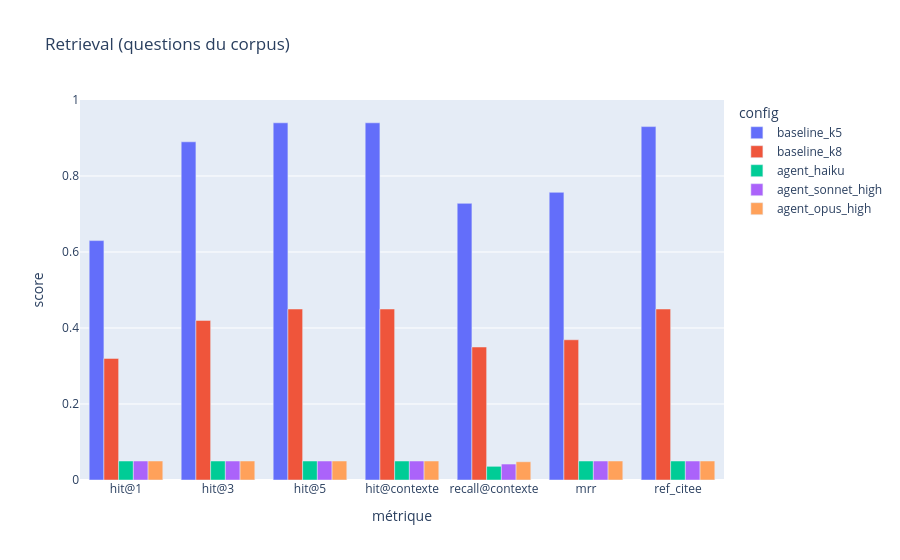
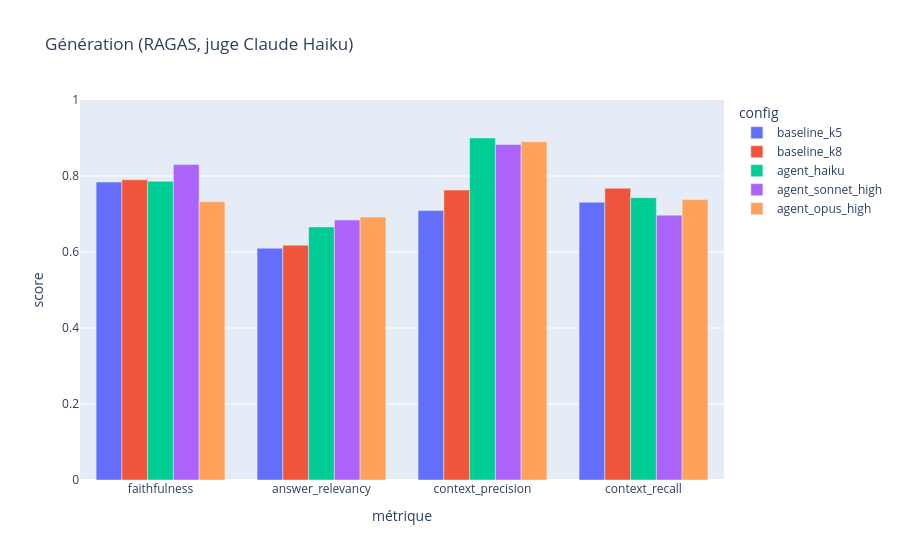

Notebook code cell kept with these figures, in order:
### Markdown cell above
## 7. Graphiques

### Code cell
# Retrieval : une barre par configuration et par métrique
donnees = tableau_retrieval[COLONNES_RETRIEVAL].reset_index().melt(id_vars="config", var_name="métrique",
                                                                    value_name="score")
fig = px.bar(donnees, x="métrique", y="score", color="config", barmode="group", range_y=[0, 1],
             title="Retrieval (questions du corpus)")
fig.show()

# Génération : les quatre métriques RAGAS
donnees = tableau_ragas.reset_index().melt(id_vars="config", var_name="métrique", value_name="score")
fig = px.bar(donnees, x="métrique", y="score", color="config", barmode="group", range_y=[0, 1],
             title="Génération (RAGAS, juge Claude Haiku)")
fig.show()

### Figure 1 — Plotly figure (JSON) as saved in the notebook; plotly's stock layout.template omitted (floating-point values rounded to 4 significant figures)
{"data": [{"alignmentgroup": "True", "hovertemplate": "config=baseline_k5<br>métrique=%{x}<br>score=%{y}<extra></extra>", "legendgroup": "baseline_k5", "marker": {"color": "#636efa", "pattern": {"shape": ""}}, "name": "baseline_k5", "offsetgroup": "baseline_k5", "orientation": "v", "showlegend": true, "textposition": "auto", "type": "bar", "x": ["hit@1", "hit@3", "hit@5", "hit@contexte", "recall@contexte", "mrr", "ref_citee"], "xaxis": "x", "y": [0.63, 0.89, 0.94, 0.94, 0.728, 0.757, 0.93], "yaxis": "y"}, {"alignmentgroup": "True", "hovertemplate": "config=baseline_k8<br>métrique=%{x}<br>score=%{y}<extra></extra>", "legendgroup": "baseline_k8", "marker": {"color": "#EF553B", "pattern": {"shape": ""}}, "name": "baseline_k8", "offsetgroup": "baseline_k8", "orientation": "v", "showlegend": true, "textposition": "auto", "type": "bar", "x": ["hit@1", "hit@3", "hit@5", "hit@contexte", "recall@contexte", "mrr", "ref_citee"], "xaxis": "x", "y": [0.32, 0.42, 0.45, 0.45, 0.35, 0.369, 0.45], "yaxis": "y"}, {"alignmentgroup": "True", "hovertemplate": "config=agent_haiku<br>métrique=%{x}<br>score=%{y}<extra></extra>", "legendgroup": "agent_haiku", "marker": {"color": "#00cc96", "pattern": {"shape": ""}}, "name": "agent_haiku", "offsetgroup": "agent_haiku", "orientation": "v", "showlegend": true, "textposition": "auto", "type": "bar", "x": ["hit@1", "hit@3", "hit@5", "hit@contexte", "recall@contexte", "mrr", "ref_citee"], "xaxis": "x", "y": [0.05, 0.05, 0.05, 0.05, 0.036, 0.05, 0.05], "yaxis": "y"}, {"alignmentgroup": "True", "hovertemplate": "config=agent_sonnet_high<br>métrique=%{x}<br>score=%{y}<extra></extra>", "legendgroup": "agent_sonnet_high", "marker": {"color": "#ab63fa", "pattern": {"shape": ""}}, "name": "agent_sonnet_high", "offsetgroup": "agent_sonnet_high", "orientation": "v", "showlegend": true, "textposition": "auto", "type": "bar", "x": ["hit@1", "hit@3", "hit@5", "hit@contexte", "recall@contexte", "mrr", "ref_citee"], "xaxis": "x", "y": [0.05, 0.05, 0.05, 0.05, 0.042, 0.05, 0.05], "yaxis": "y"}, {"alignmentgroup": "True", "hovertemplate": "config=agent_opus_high<br>métrique=%{x}<br>score=%{y}<extra></extra>", "legendgroup": "agent_opus_high", "marker": {"color": "#FFA15A", "pattern": {"shape": ""}}, "name": "agent_opus_high", "offsetgroup": "agent_opus_high", "orientation": "v", "showlegend": true, "textposition": "auto", "type": "bar", "x": ["hit@1", "hit@3", "hit@5", "hit@contexte", "recall@contexte", "mrr", "ref_citee"], "xaxis": "x", "y": [0.05, 0.05, 0.05, 0.05, 0.048, 0.05, 0.05], "yaxis": "y"}], "layout": {"barmode": "group", "legend": {"title": {"text": "config"}, "tracegroupgap": 0}, "title": {"text": "Retrieval (questions du corpus)"}, "xaxis": {"anchor": "y", "domain": [0, 1], "title": {"text": "métrique"}}, "yaxis": {"anchor": "x", "domain": [0, 1], "range": [0, 1], "title": {"text": "score"}}}}

### Figure 2 — Plotly figure (JSON) as saved in the notebook; plotly's stock layout.template omitted (floating-point values rounded to 4 significant figures)
{"data": [{"alignmentgroup": "True", "hovertemplate": "config=baseline_k5<br>métrique=%{x}<br>score=%{y}<extra></extra>", "legendgroup": "baseline_k5", "marker": {"color": "#636efa", "pattern": {"shape": ""}}, "name": "baseline_k5", "offsetgroup": "baseline_k5", "orientation": "v", "showlegend": true, "textposition": "auto", "type": "bar", "x": ["faithfulness", "answer_relevancy", "context_precision", "context_recall"], "xaxis": "x", "y": [0.784, 0.61, 0.709, 0.731], "yaxis": "y"}, {"alignmentgroup": "True", "hovertemplate": "config=baseline_k8<br>métrique=%{x}<br>score=%{y}<extra></extra>", "legendgroup": "baseline_k8", "marker": {"color": "#EF553B", "pattern": {"shape": ""}}, "name": "baseline_k8", "offsetgroup": "baseline_k8", "orientation": "v", "showlegend": true, "textposition": "auto", "type": "bar", "x": ["faithfulness", "answer_relevancy", "context_precision", "context_recall"], "xaxis": "x", "y": [0.79, 0.618, 0.763, 0.768], "yaxis": "y"}, {"alignmentgroup": "True", "hovertemplate": "config=agent_haiku<br>métrique=%{x}<br>score=%{y}<extra></extra>", "legendgroup": "agent_haiku", "marker": {"color": "#00cc96", "pattern": {"shape": ""}}, "name": "agent_haiku", "offsetgroup": "agent_haiku", "orientation": "v", "showlegend": true, "textposition": "auto", "type": "bar", "x": ["faithfulness", "answer_relevancy", "context_precision", "context_recall"], "xaxis": "x", "y": [0.786, 0.666, 0.9, 0.743], "yaxis": "y"}, {"alignmentgroup": "True", "hovertemplate": "config=agent_sonnet_high<br>métrique=%{x}<br>score=%{y}<extra></extra>", "legendgroup": "agent_sonnet_high", "marker": {"color": "#ab63fa", "pattern": {"shape": ""}}, "name": "agent_sonnet_high", "offsetgroup": "agent_sonnet_high", "orientation": "v", "showlegend": true, "textposition": "auto", "type": "bar", "x": ["faithfulness", "answer_relevancy", "context_precision", "context_recall"], "xaxis": "x", "y": [0.83, 0.684, 0.883, 0.697], "yaxis": "y"}, {"alignmentgroup": "True", "hovertemplate": "config=agent_opus_high<br>métrique=%{x}<br>score=%{y}<extra></extra>", "legendgroup": "agent_opus_high", "marker": {"color": "#FFA15A", "pattern": {"shape": ""}}, "name": "agent_opus_high", "offsetgroup": "agent_opus_high", "orientation": "v", "showlegend": true, "textposition": "auto", "type": "bar", "x": ["faithfulness", "answer_relevancy", "context_precision", "context_recall"], "xaxis": "x", "y": [0.732, 0.692, 0.89, 0.738], "yaxis": "y"}], "layout": {"barmode": "group", "legend": {"title": {"text": "config"}, "tracegroupgap": 0}, "title": {"text": "Génération (RAGAS, juge Claude Haiku)"}, "xaxis": {"anchor": "y", "domain": [0, 1], "title": {"text": "métrique"}}, "yaxis": {"anchor": "x", "domain": [0, 1], "range": [0, 1], "title": {"text": "score"}}}}
